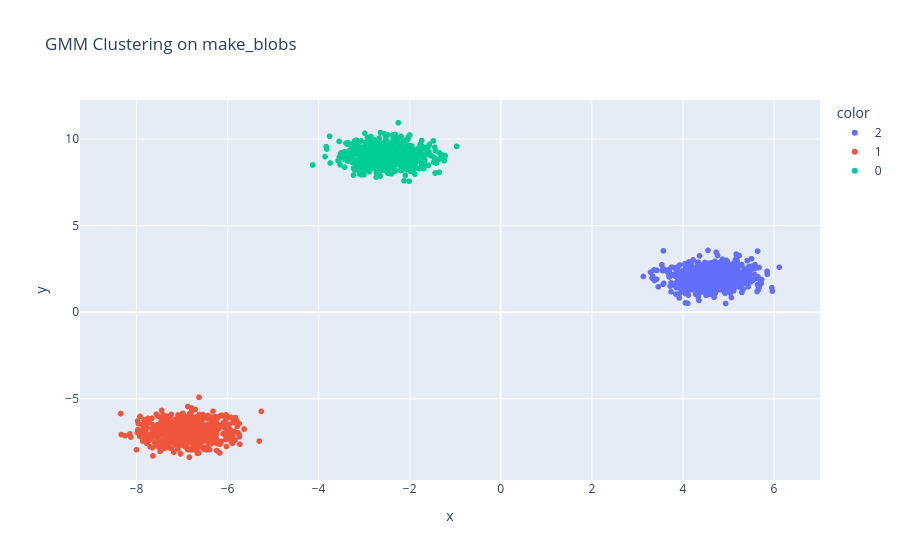

Source (notebook cell):
### Markdown cell above
#### make_blobs

### Code cell
gmm = GaussianMixture(n_components=3, random_state=42)
labels_gmm = gmm.fit_predict(X_blobs)
fig = px.scatter(x=X_blobs[:,0], y=X_blobs[:,1], color=labels_gmm.astype(str), title="GMM Clustering on make_blobs")
fig.show()

### Figure 1 — Plotly figure (JSON) as saved in the notebook; plotly's stock layout.template omitted (floating-point values rounded to 4 significant figures; data arrays with more than 128 entries replaced by an {"elided": "..."} marker saying what was removed)
{"data": [{"hovertemplate": "color=2<br>x=%{x}<br>y=%{y}<extra></extra>", "legendgroup": "2", "marker": {"color": "#636efa", "symbol": "circle"}, "mode": "markers", "name": "2", "showlegend": true, "type": "scattergl", "x": {"elided": "667 float values"}, "xaxis": "x", "y": {"elided": "667 float values"}, "yaxis": "y"}, {"hovertemplate": "color=1<br>x=%{x}<br>y=%{y}<extra></extra>", "legendgroup": "1", "marker": {"color": "#EF553B", "symbol": "circle"}, "mode": "markers", "name": "1", "showlegend": true, "type": "scattergl", "x": {"elided": "666 float values"}, "xaxis": "x", "y": {"elided": "666 float values"}, "yaxis": "y"}, {"hovertemplate": "color=0<br>x=%{x}<br>y=%{y}<extra></extra>", "legendgroup": "0", "marker": {"color": "#00cc96", "symbol": "circle"}, "mode": "markers", "name": "0", "showlegend": true, "type": "scattergl", "x": {"elided": "667 float values"}, "xaxis": "x", "y": {"elided": "667 float values"}, "yaxis": "y"}], "layout": {"legend": {"title": {"text": "color"}, "tracegroupgap": 0}, "title": {"text": "GMM Clustering on make_blobs"}, "xaxis": {"anchor": "y", "domain": [0, 1], "title": {"text": "x"}}, "yaxis": {"anchor": "x", "domain": [0, 1], "title": {"text": "y"}}}}
